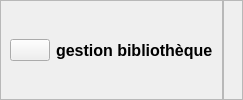
     <widget class="QWidget" name="header" native="true">
      <layout class="QHBoxLayout" name="horizontalLayout">
       <property name="spacing">
        <number>0</number>
       </property>
       <property name="leftMargin">
        <number>0</number>
       </property>
       <property name="topMargin">
        <number>0</number>
       </property>
       <property name="rightMargin">
        <number>0</number>
       </property>
       <property name="bottomMargin">
        <number>0</number>
       </property>
       <item alignment="Qt::AlignLeft">
        <widget class="QFrame" name="frame">
         <property name="frameShape">
          <enum>QFrame::StyledPanel</enum>
         </property>
         <property name="frameShadow">
          <enum>QFrame::Raised</enum>
         </property>
         <layout class="QHBoxLayout" name="horizontalLayout_4">
          <item alignment="Qt::AlignLeft">
           <widget class="QPushButton" name="pushButton_2">
            <property name="text">
             <string/>
            </property>
            <property name="icon">
             <iconset resource="QSS/QSS_Resources.qrc">
              <normaloff>:/icons/Icons/align-justify.png</normaloff>:/icons/Icons/align-justify.png</iconset>
            </property>
            <property name="iconSize">
             <size>
              <width>24</width>
              <height>24</height>
             </size>
            </property>
           </widget>
          </item>
          <item>
           <widget class="QLabel" name="label">
            <property name="font">
             <font>
              <pointsize>12</pointsize>
              <weight>75</weight>
              <bold>true</bold>
             </font>
            </property>
            <property name="text">
             <string>gestion bibliothèque</string>
            </property>
           </widget>
          </item>
         </layout>
        </widget>
       </item>
       <item alignment="Qt::AlignRight">
        <widget class="QFrame" name="frame_2">
         <property name="minimumSize">
          <size>
           <width>0</width>
           <height>0</height>
          </size>
         </property>
         <property name="styleSheet">
          <string notr="true"/>
         </property>
         <property name="frameShape">
          <enum>QFrame::StyledPanel</enum>
         </property>
         <property name="frameShadow">
          <enum>QFrame::Raised</enum>
         </property>
         <layout class="QHBoxLayout" name="horizontalLayout_3"/>
        </widget>
       </item>
      </layout>
     </widget>
